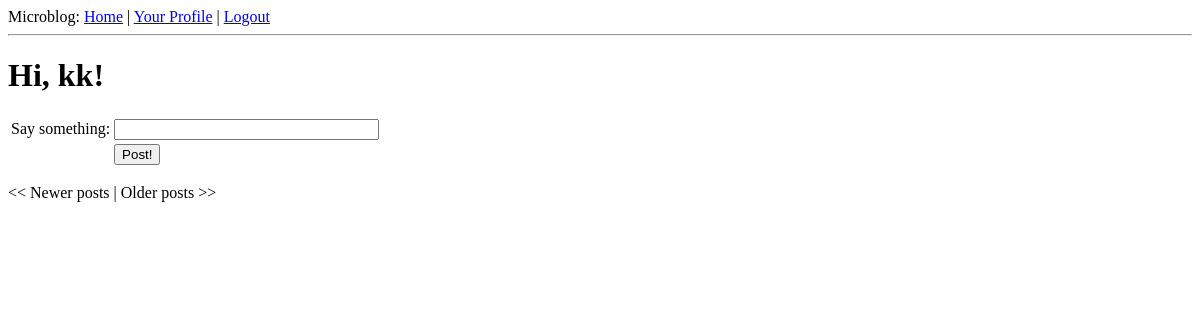
Before: /index (signed in) with the older database file.
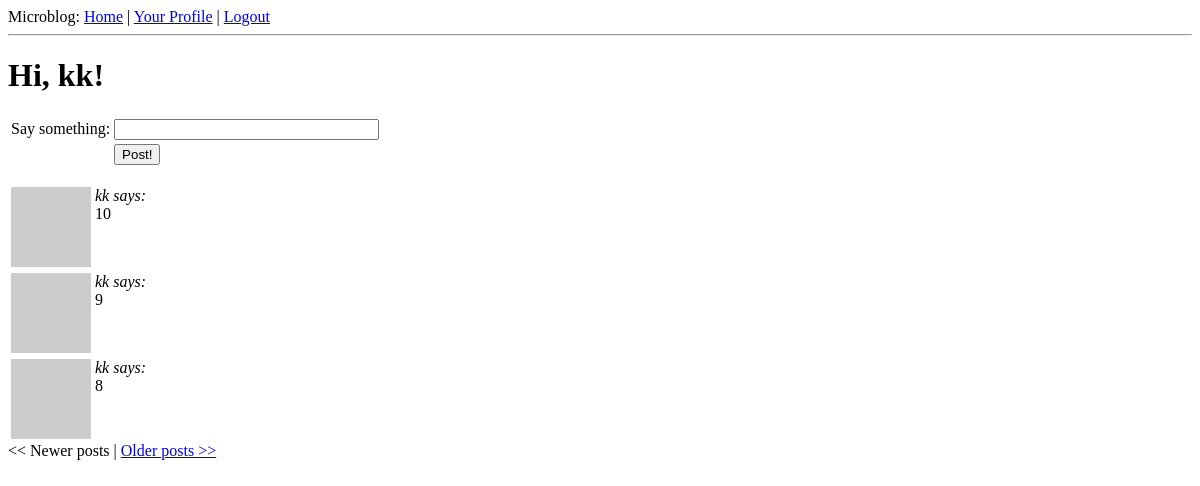
After: the same page with the newer database file.
### app/models.py (models this page shows, shortened)
class User(db.Model):
    id = db.Column(db.Integer, primary_key=True)
    nickname = db.Column(db.String(64), index=True, unique=True)
    email = db.Column(db.String(120), index=True, unique=True)
    posts = db.relationship('Post', backref='author', lazy='dynamic')
    about_me = db.Column(db.String(140))
    last_seen = db.Column(db.DateTime)
    followed = db.relationship('User',
                               secondary=followers,
                               primaryjoin=(followers.c.follower_id == id),
                               secondaryjoin=(followers.c.followed_id == id),
                               backref=db.backref('followers', lazy='dynamic'),
                               lazy='dynamic')
    @property
    def is_authenticated(self):
        return True
    def avatar(self, size):
        return 'http://www.gravatar.com/avatar/%s?d=mm&s=%d' % \
            (md5(self.email.encode('utf-8')).hexdigest(), size)
    def followed_posts(self):
        return Post.query.join(
            followers, (followers.c.followed_id == Post.user_id)).filter(
                followers.c.follower_id == self.id).order_by(
                    Post.timestamp.desc())

class Post(db.Model):
    id = db.Column(db.Integer, primary_key=True)
    body = db.Column(db.String(140))
    timestamp = db.Column(db.DateTime)
    user_id = db.Column(db.Integer, db.ForeignKey('user.id'))

### app/views.py (the view)
@app.route('/', methods=['GET', 'POST'])
@app.route('/index', methods=['GET', 'POST'])
@app.route('/index/<int:page>', methods=['GET', 'POST'])
@login_required
def index(page=1):
    form = PostForm()
    if form.validate_on_submit():
        post = Post(body=form.post.data, timestamp=datetime.utcnow(), author=g.user)
        db.session.add(post)
        db.session.commit()
        flash('Your post is now live!')
        return redirect(url_for('index'))
    posts = g.user.followed_posts().paginate(page, POSTS_PER_PAGE, False)
    return render_template('index.html',
                           title='Home',
                           form=form,
                           posts=posts)

### app/forms.py
class PostForm(Form):
    post = StringField('post', validators=[DataRequired()])

### app/views.py (called while the page is built)
@lm.user_loader
def load_user(id):
    return User.query.get(int(id))

@app.before_request
def before_request():
    g.user = current_user
    if g.user.is_authenticated:
        g.user.last_seen = datetime.utcnow()
        db.session.add(g.user)
        db.session.commit()

### app/templates/index.html (shortened to what this page needs)
{% extends "base.html" %}
{% block content %}
    <h1>Hi, {{ g.user.nickname }}!</h1>
    <form action="" method="post" name="post">
        <table>
            <tr>
                <td>Say something:</td>
                <td>{{ form.post(size=30, maxlength=140) }}</td>
                <td>
                </td>
            </tr>
            <tr>
                <td></td>
                <td><input type="submit" value="Post!"></td>
                <td></td>
            </tr>
        </table>
    </form>
    {% for post in posts.items %}
        {% include 'post.html' %}
    {% endfor %}
    {% if posts.has_prev %}<a href="{{ url_for('index', page=posts.prev_num) }}">&lt;&lt; Newer posts</a>{% else %}&lt;&lt; Newer posts{% endif %} |
    {% if posts.has_next %}<a href="{{ url_for('index', page=posts.next_num) }}">Older posts &gt;&gt;</a>{% else %}Older posts &gt;&gt;{% endif %}
{% endblock %}

### app/templates/base.html (shortened to what this page needs)
<html>
  <head>
  </head>
  <body>
    <div>Microblog:
        <a href="{{ url_for('index') }}">Home</a>
        {% if g.user.is_authenticated %}
        | <a href="{{ url_for('user', nickname=g.user.nickname) }}">Your Profile</a>
        | <a href="{{ url_for('logout') }}">Logout</a>
        {% endif %}
    </div>
    <hr>
    {% block content %}{% endblock %}
  </body>
</html>

### app/templates/post.html
<table>
    <tr valign="top">
        <td><img src="{{ post.author.avatar(50) }}"></td><td><i>{{ post.author.nickname }} says:</i><br>{{ post.body }}</td>
    </tr>
</table>

Changed rows visible on the page:
added Post: author.nickname "kk", body "10"
added Post: author.nickname "kk", body "9"
added Post: author.nickname "kk", body "8"
